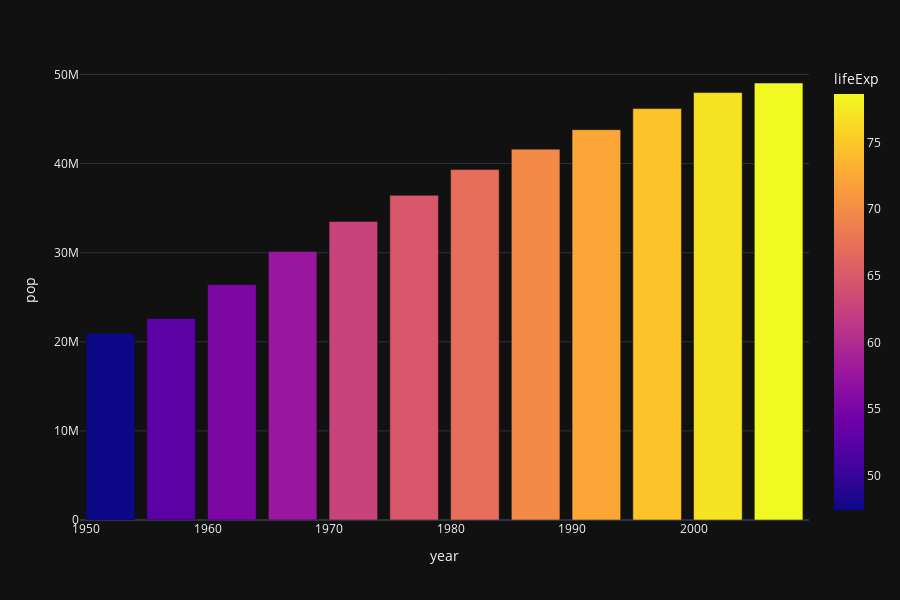

Write notebook code for a chart like this one.
### Code cell
df_korea = px.data.gapminder().query("country == 'Korea, Rep.'")
fig = px.bar(df_korea, x='year', y='pop', hover_data=['continent','gdpPercap'], color='lifeExp', labels={'Population/Life Exp if Italy'}, height=600)
fig.show()

### Figure 1 — Plotly figure (JSON) as saved in the notebook; plotly's stock layout.template omitted (floating-point values rounded to 4 significant figures)
{"data": [{"alignmentgroup": "True", "customdata": [["Asia", 1031.0], ["Asia", 1488.0], ["Asia", 1536.0], ["Asia", 2029.0], ["Asia", 3031.0], ["Asia", 4657.0], ["Asia", 5623.0], ["Asia", 8533.0], ["Asia", 12100.0], ["Asia", 15990.0], ["Asia", 19230.0], ["Asia", 23350.0]], "hovertemplate": "year=%{x}<br>pop=%{y}<br>continent=%{customdata[0]}<br>gdpPercap=%{customdata[1]}<br>lifeExp=%{marker.color}<extra></extra>", "legendgroup": "", "marker": {"color": [47.45, 52.68, 55.29, 57.72, 62.61, 64.77, 67.12, 69.81, 72.24, 74.65, 77.05, 78.62], "coloraxis": "coloraxis", "pattern": {"shape": ""}}, "name": "", "offsetgroup": "", "orientation": "v", "showlegend": false, "textposition": "auto", "x": [1952, 1957, 1962, 1967, 1972, 1977, 1982, 1987, 1992, 1997, 2002, 2007], "xaxis": "x", "y": [20947571, 22611552, 26420307, 30131000, 33505000, 36436000, 39326000, 41622000, 43805450, 46173816, 47969150, 49044790], "yaxis": "y", "type": "bar"}], "layout": {"xaxis": {"anchor": "y", "domain": [0.0, 1.0], "title": {"text": "year"}}, "yaxis": {"anchor": "x", "domain": [0.0, 1.0], "title": {"text": "pop"}}, "coloraxis": {"colorbar": {"title": {"text": "lifeExp"}}, "colorscale": [[0.0, "#0d0887"], [0.1111, "#46039f"], [0.2222, "#7201a8"], [0.3333, "#9c179e"], [0.4444, "#bd3786"], [0.5556, "#d8576b"], [0.6667, "#ed7953"], [0.7778, "#fb9f3a"], [0.8889, "#fdca26"], [1.0, "#f0f921"]]}, "legend": {"tracegroupgap": 0}, "margin": {"t": 60}, "barmode": "relative", "height": 600}}
